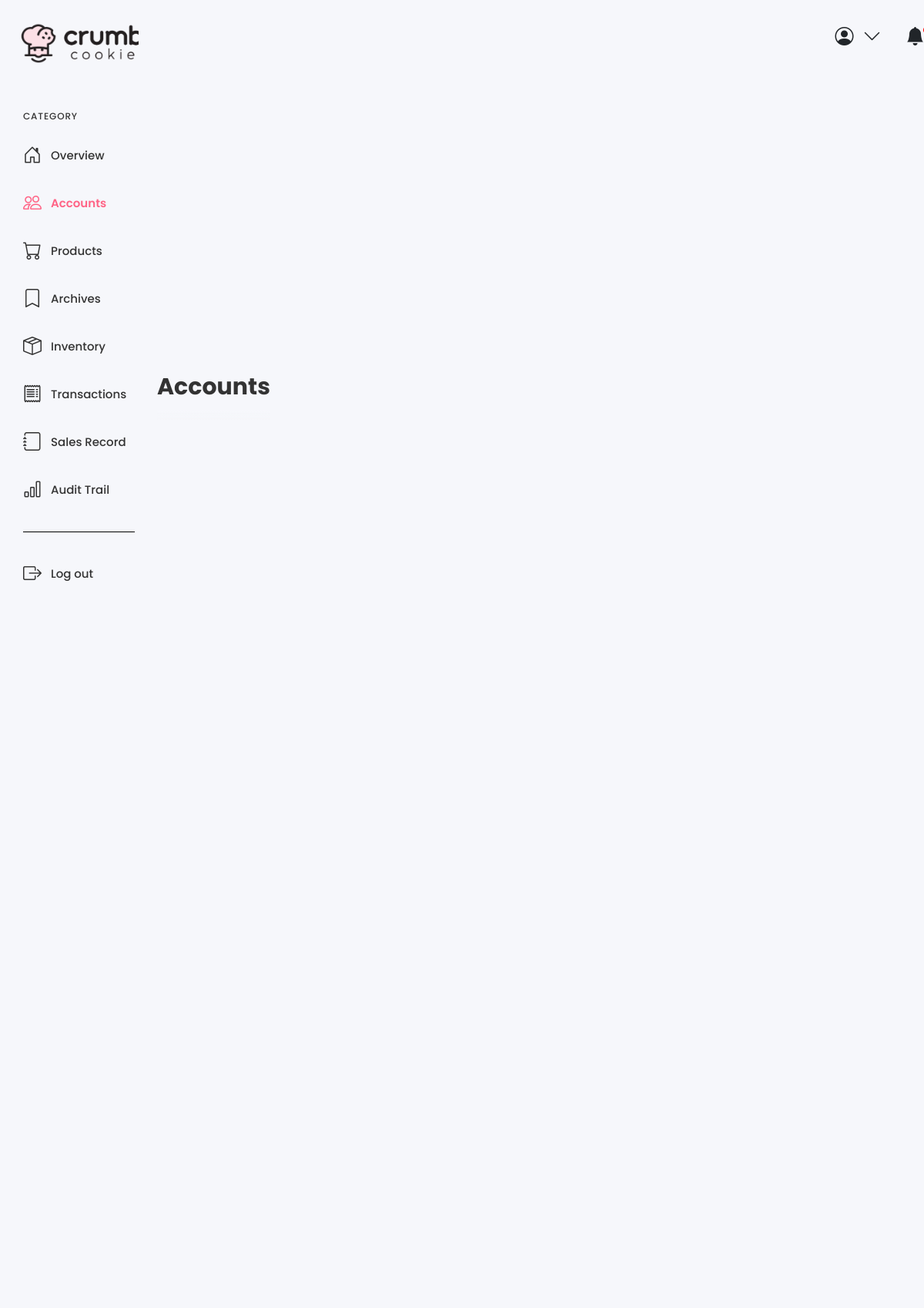
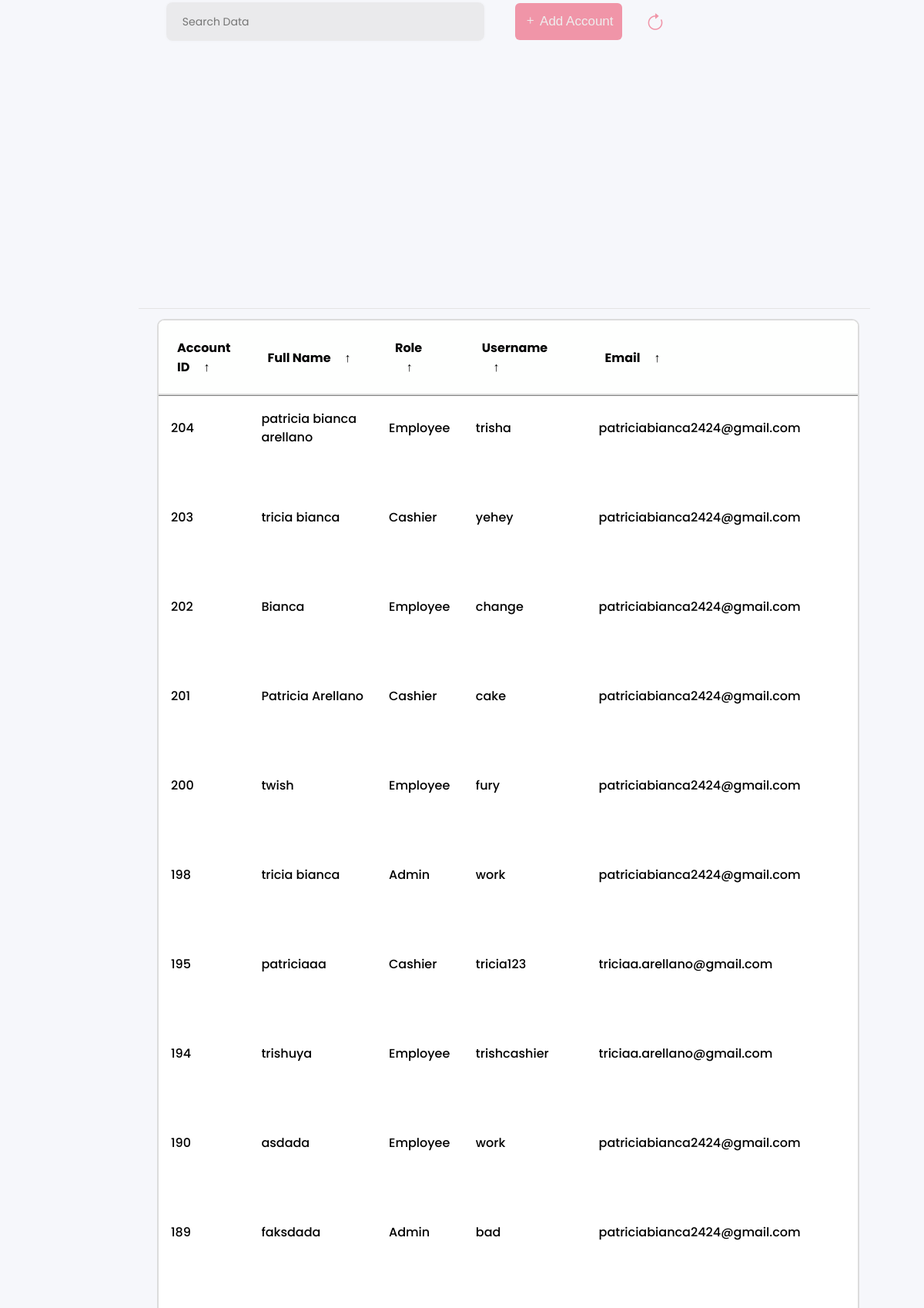
The page /accounts.php (upper part) on the database its author committed (2 pictures, top to bottom).
### tables this page shows
CREATE TABLE `user_table` (
  `user_id` int(11) NOT NULL AUTO_INCREMENT,
  `full_name` varchar(70) DEFAULT NULL,
  `role` varchar(45) DEFAULT NULL,
  `username` varchar(45) DEFAULT NULL,
  `password` varchar(45) DEFAULT NULL,
  `email` varchar(45) DEFAULT NULL,
  `otp` int(11) DEFAULT NULL,
  `status` enum('Active','Inactive') DEFAULT 'Inactive',
  PRIMARY KEY (`user_id`)
);

### accounts.php (the view, shortened to what this page needs)
<?php
require_once "email_verification.php";
include "log-function.php";
        ?>
<!doctype html>
<html lang="en">
  <head>
    <link rel="stylesheet" href="style.css">
    <link href="https://cdn.jsdelivr.net/npm/bootstrap@5.3.3/dist/css/bootstrap.min.css" rel="stylesheet">
    <link href="https://cdn.jsdelivr.net/npm/bootstrap-icons@1.8.0/font/bootstrap-icons.css" rel="stylesheet">
</head>
  <body>
  <div class="sidebar">
  <a class="logo" href="dashboard.php">
    <img src="images/logopic.png" alt="Logo">
  </a>
  <div class="side-wrapper">
   <div class="side-title">CATEGORY</div>
   <div class="side-menu">
    <a class="sidebar-link" href="dashboard.php">
     <i class="bi bi-house-door icon"></i>
     Overview
    </a>
    <a class="sidebar-link is-active" href="accounts.php">
     <i class="bi bi-people"></i>
     Accounts
    </a>
    <a class="sidebar-link" href="products.php">
     <i class="bi bi-cart icon"></i>
     Products
    </a>
    <a class="sidebar-link" href="archives.php">
     <i class="bi bi-bookmark"></i>
     Archives
    </a>
    <a class="sidebar-link" href="inventory.php">
     <i class="bi bi-box-seam icon"></i>
     Inventory
    </a>
	<a class="sidebar-link" href="transactions.php">
     <i class="bi bi-receipt"></i>
     Transactions
    </a>
    <a class="sidebar-link" href="salesrecord.php">
     <i class="bi bi-journal icon"></i>
     Sales Record
    </a>
    <a class="sidebar-link" href="audittrail.php">
     <i class="bi bi-bar-chart icon"></i>
     Audit Trail
    </a>
   </div>
  </div>
  <div class="side-wrapper">
   <div class="side-menu">
    <a class="sidebar-link" href="logout.php">
     <i class="bi bi-box-arrow-right icon"></i>
     Log out
    </a>
   </div>
  </div>
 </div>
 <div class="wrapper-table">
  <div class="header">
   <div class="user-settings-container">
      <div class="user-settings">
        <i class="bi bi-person-circle"></i>
        <i class="bi bi-chevron-down"></i>
      </div>
      <div class="user-settings">
        <div class="notify">
          <i class="bi bi-bell-fill"></i>
        </div>
      </div>
    </div>
  </div>
  <div class="main-container">
   <div class="main-header anim" style="--delay: 0s">Accounts</div>
</div>
<?php
$selectsql = "SELECT * FROM user_table WHERE status = 'active' ORDER BY user_id DESC";
  $result = $conn->query($selectsql);
  if ($result->num_rows > 0) {
      echo "<main class='table anim' style='--delay: .4s' id='user_table'>";
      echo "<section class='table__header anim' style='--delay: .2s'>";
      echo "<div class='input-group'>";
      echo "<input type='search' name='search' class='search-input' placeholder='Search Data'>";
      echo "</div>";
      echo "<button type='button' class='btn btn-pink bi bi-plus' data-bs-toggle='modal' data-bs-target='#pinkModal'> Add Account</button>";
      echo "<button id='refreshButton' class='btn-refresh'><i class='bi bi-arrow-clockwise'></i></button>";
      echo "</section>";
      echo "<section class='table__body'>";
      echo "<table>";
      echo "<thead>";
      echo "<tr>";
      echo "<th>Account ID <span class='icon-arrow'>&UpArrow;</span></th>";
      echo "<th>Full Name <span class='icon-arrow'>&UpArrow;</span></th>";
      echo "<th>Role <span class='icon-arrow'>&UpArrow;</span></th>";
      echo "<th>Username <span class='icon-arrow'>&UpArrow;</span></th>";
      echo "<th>Email <span class='icon-arrow'>&UpArrow;</span></th>";
      echo "</tr>";
      echo "</thead>";
      echo "<tbody>";
      foreach ($result as $fielddata) {
          echo "<tr>";
          echo "<td>" . $fielddata['user_id'] . "</td>";
          echo "<td>" . $fielddata['full_name'] . "</td>";
          echo "<td>" . $fielddata['role'] . "</td>";
          echo "<td>" . $fielddata['username'] . "</td>";
          echo "<td>" . $fielddata['email'] . "</td>";
          echo "</tr>";
          echo "<tr>";
          echo "<td colspan='7' class='border-0'>";
          echo "</td>";
          echo "</tr>";
      }
      echo "</tbody>";
      echo "</table>";
      echo "</section>";
      echo "</main>";
  } else {
      echo "No records found";
  }
?>
</body>
</html>

### style.css (style rules this page uses)
* { margin: 0; padding: 0; box-sizing: border-box; font-family: "Poppins", sans-serif; }
:root { --tran-03: all 0.2s ease; --tran-03: all 0.3s ease; --tran-04: all 0.3s ease; --tran-05: all 0.3s ease; --body-font: "Poppins", sans-serif; --theme-bg: #f6f7fb; --body-color: #333; --button-bg: #fdfbff; --border-color: #000; --delay: 0s; }
html { -webkit-font-smoothing: antialiased; }
.sidebar { width: 15%; height: 100%; padding: 30px; display: flex; flex-direction: column; flex-shrink: 0; transition-duration: 0.2s; overflow-y: auto; overflow-x: hidden; }
.sidebar .logo img { width: 200px; height: 100px; margin-top: -1.5rem; margin-left: -1rem; flex-shrink: 0; color: #333; align-items: left; justify-content: left; object-fit: cover; }
.sidebar-link:hover, .sidebar-link.is-active { color: #ff6486; font-weight: 600; }
.side-menu { display: flex; flex-direction: column; }
.side-menu a { display: flex; align-items: center; text-decoration: none; color: var(--body-color); }
.side-menu a + a { margin-top: 26px; }
.bi { font-size: 1.5rem; margin-right: 0.75rem; }
.side-title { font-size: 12px; letter-spacing: 0.07em; margin-bottom: 24px; color: #333; }
.side-wrapper { border-bottom: 1px solid var(--border-color); padding: 36px 0; width: 145px; }
.side-wrapper + .side-wrapper { border-bottom: none; }
.user-settings-container { display: flex; position: relative; left: 60%; }
.user-settings { position: relative; display: flex; align-items: center; margin-left: 20px; cursor: pointer; }
.notify { position: relative; display: flex; align-items: center; }
.main-container { display: flex; flex-direction: column; padding: 0 30px 30px; flex-grow: 1; overflow: auto; }
.anim { animation: bottom 0.8s var(--delay) both; }
.main-header { font-size: 30px; color: #333; font-weight: 700; margin-top: 30px; padding-bottom: 20px; position: sticky; top: 0; left: 0; background: linear-gradient( to bottom, #f6f7fb 0%, #f6f7fb 78%, rgb(31 29 43 / 0%) 100% ); z-index: 11; }
.wrapper-table { display: flex; flex-direction: column; flex-grow: 1; }
* { margin: 0; padding: 0; box-sizing: border-box; }
main.table { width: calc(100vw - 200px); max-width: 100%; width: 80vw; height: 85vh; margin-top: 30px; font-size: 16px; overflow: hidden; }
.table__header { position: relative; width: 100%; height: 10%; padding: 0.8rem 1rem; display: flex; justify-content: space-between; align-items: center; background-color: #fff; border-bottom: 1px solid #e4e4e4; }
.table__header .input-group { width: 35%; height: 100%; max-height: 50px; background-color: #fefffe; padding: 0 0.8rem; border: 2px solid gainsboro; border-radius: 1rem; margin-top: 20px; margin-left: 1.5rem; display: flex; justify-content: center; align-items: center; transition: width 0.3s ease, box-shadow 0.3s ease; }
.table__header .input-group input { width: 100%; padding: 0 0.5rem 0 0.3rem; background-color: transparent; border: none; outline: none; }
.table__body { width: 95%; max-height: calc(89% - 1.6rem); background-color: #ffffff; border: 1px solid #e4e4e4; margin: 0.8rem auto; border-radius: 8px; overflow: auto; }
table { width: 100%; border-collapse: collapse; }
thead th { padding: 1rem; position: sticky; top: 0; background-color: #f8f9fa; cursor: pointer; text-transform: capitalize; color: #343a40; z-index: 2; transition: background-color 0.3s ease, color 0.3s ease; }
thead th span.icon-arrow { display: inline-block; width: 1rem; height: 1rem; margin-left: 0.5rem; transition: transform 0.2s ease-in-out; }
tbody tr:nth-child(even) { background-color: #f8f9fa; }
tbody tr td { padding: 1rem; transition: background-color 0.2s ease; }
thead th span.icon-arrow { display: inline-block; width: 1.3rem; height: 1.3rem; border-radius: 50%; border: 1.4px solid transparent; text-align: center; font-size: 1rem; margin-left: 0.5rem; transition: border 0.2s ease-in-out; }

### rows shown on the page
user_table: user_id "204", full_name "patricia bianca arellano", role "Employee", username "trisha", email "patriciabianca2424@gmail.com"
user_table: user_id "203", full_name "tricia bianca", role "Cashier", username "yehey", email "patriciabianca2424@gmail.com"
user_table: user_id "202", full_name "Bianca", role "Employee", username "change", email "patriciabianca2424@gmail.com"
user_table: user_id "201", full_name "Patricia Arellano", role "Cashier", username "cake", email "patriciabianca2424@gmail.com"
user_table: user_id "200", full_name "twish", role "Employee", username "fury", email "patriciabianca2424@gmail.com"
user_table: user_id "198", full_name "tricia bianca", role "Admin", username "work", email "patriciabianca2424@gmail.com"
user_table: user_id "195", full_name "patriciaaa", role "Cashier", username "tricia123", email "triciaa.arellano@gmail.com"
user_table: user_id "194", full_name "trishuya", role "Employee", username "trishcashier", email "triciaa.arellano@gmail.com"
user_table: user_id "190", full_name "asdada", role "Employee", username "work", email "patriciabianca2424@gmail.com"
user_table: user_id "189", full_name "faksdada", role "Admin", username "bad", email "patriciabianca2424@gmail.com"
